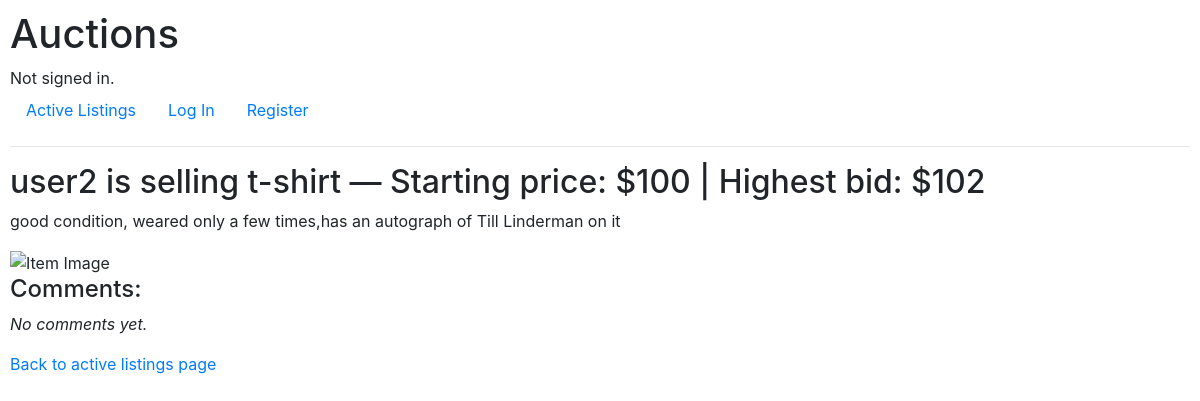
Page /listing/1/ on the earlier database version.
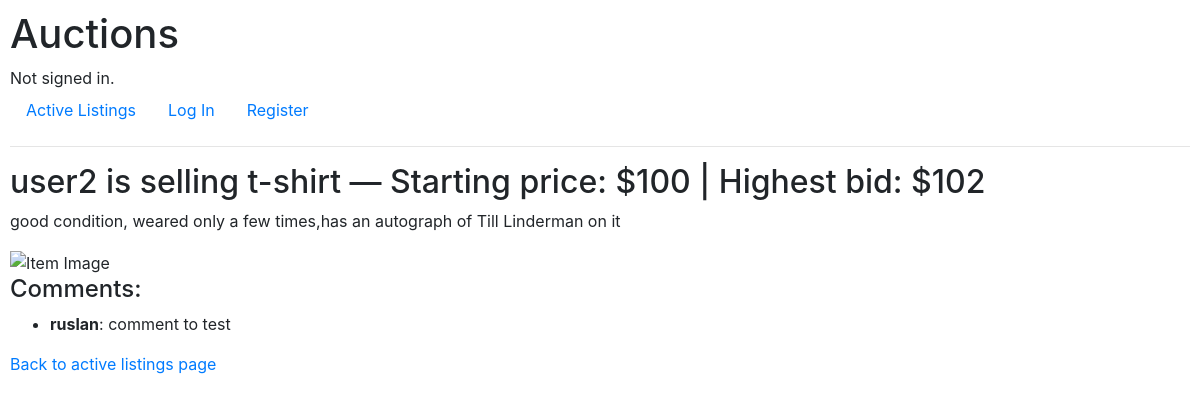
Same page on the later database version.
### auctions/models.py (models this page shows, shortened)
class User(AbstractUser):
    def __str__(self):
        return f"{self.username}"

class Listing(models.Model):
    item_name = models.CharField(max_length=64)
    description = models.CharField(max_length=500, blank=False)
    price = models.IntegerField()  # This is the starting price
    owner = models.ForeignKey(User, on_delete=models.CASCADE)  # One-to-Many Relationship
    highest_bid = models.IntegerField(null=True, blank=True)  # Tracks current highest bid
    is_closed = models.BooleanField(default=False)  # Marks if auction is closed
    image_link = models.CharField(max_length=500, blank=True)
    watchers = models.ManyToManyField(User, blank=True, related_name="watchlist")
    CATEGORY_CHOICES = [
        ('ELEC', 'Electronics'),
        ('BOOK', 'Books'),
        ('FASH', 'Fashion'),
        ('HOME', 'Home & Garden'),
        ('TOY', 'Toys'),
        ('AUTO', 'Automotive'),
        ('SPORT', 'Sports & Outdoors'),
        ('OTHER', 'Other'),
    ]
    category = models.CharField(
        max_length=20,
        choices=CATEGORY_CHOICES,
        default='OTHER'
    )

class Comment(models.Model):
    user = models.ForeignKey(User, on_delete=models.CASCADE)
    listing = models.ForeignKey(Listing, on_delete=models.CASCADE)
    content = models.TextField()
    timestamp = models.DateTimeField(auto_now_add=True)

### auctions/views.py (the view, shortened to what this page needs)
# urls.py: path("listing/<int:listing_id>/", views.listing, name="listing"),
def listing(request, listing_id):
    listing = get_object_or_404(Listing, pk=listing_id)
    owner = listing.owner
    highest_bid = Bid.objects.filter(listing=listing).order_by("-amount").first()
    highest_bidder = highest_bid.bidder if highest_bid else None
    comments = Comment.objects.filter(listing=listing).order_by("timestamp")
    if request.method == "POST" and "close_listing" in request.POST:
        if request.user == listing.owner:
            listing.is_closed = True
            listing.save()
        return redirect("listing", listing_id=listing.id)
    return render(request, "auctions/listing.html", {
        "listing": listing,
        "owner": owner,
        "highest_bid": highest_bid.amount if highest_bid else None,
        "highest_bidder": highest_bidder,
        "comments": comments
    })

### auctions/templates/auctions/listing.html (shortened to what this page needs)
{% extends "auctions/layout.html" %}
{% block body %}
<div id="listing-page">
    <h2 id="listing-header">
        <span class="seller-name">{{ owner.username }}</span> is selling
        <span class="listing-title">{{ listing.item_name }}</span> —
        <span class="price-label">Starting price: ${{ listing.price }}</span> |
        {% if highest_bid %}
            <span class="bid-label">Highest bid: ${{ highest_bid }}</span>
        {% else %}
            <span class="no-bid">No bids yet.</span>
        {% endif %}
    </h2>
    <p class="listing-description">{{ listing.description }}</p>
    <img class="listing-image"
         src="{{ listing.image_link|default:'https://upload.wikimedia.org/wikipedia/commons/1/14/No_Image_Available.jpg' }}"
         alt="Item Image">
    <div id="comment-section">
        <h4>Comments:</h4>
        {% if comments %}
        <ul class="comment-list">
            {% for comment in comments %}
            <li class="comment-item">
                <strong class="comment-author">{{ comment.user.username }}</strong>:
                <span class="comment-content">{{ comment.content }}</span>
            </li>
            {% endfor %}
        </ul>
        {% else %}
        <p class="no-comments"><em>No comments yet.</em></p>
        {% endif %}
    </div>
    <a href="{% url 'index' %}" class="back-link">Back to active listings page</a>
</div>
{% endblock %}

### auctions/templates/auctions/layout.html (shortened to what this page needs)
{% load static %}
<!DOCTYPE html>
<html lang="en">
<head>
    <link rel="stylesheet" href="https://stackpath.bootstrapcdn.com/bootstrap/4.4.1/css/bootstrap.min.css">
    <link href="{% static 'auctions/styles.css' %}" rel="stylesheet">
</head>
<body id="main-body">
    <h1 id="site-title">Auctions</h1>
    <div id="user-status">
        {% if user.is_authenticated %}
            Signed in as <strong class="username">{{ user.username }}</strong>.
        {% else %}
            Not signed in.
        {% endif %}
    </div>
    <ul class="nav" id="main-nav">
        <li class="nav-item">
            <a class="nav-link" href="{% url 'index' %}">Active Listings</a>
        </li>
        {% if user.is_authenticated %}
            <li class="nav-item">
                <a class="nav-link" href="{% url 'watchlist' %}">My Watchlist</a>
            </li>
            <li class="nav-item">
                <a class="nav-link" href="{% url 'logout' %}">Log Out</a>
            </li>
            <li class="nav-item">
                <a class="nav-link" href="{% url 'make_listing' %}">Sell</a>
            </li>
        {% else %}
            <li class="nav-item">
                <a class="nav-link" href="{% url 'login' %}">Log In</a>
            </li>
            <li class="nav-item">
                <a class="nav-link" href="{% url 'register' %}">Register</a>
            </li>
        {% endif %}
    </ul>
    <hr>
    <div id="page-content">
        {% block body %}
        {% endblock %}
    </div>
</body>
</html>

### auctions/static/auctions/styles.css (style rules this page uses)
body { padding: 10px; }

Differences in the rows shown:
added Comment: user.username "ruslan", content "comment to test"
Other differences:
text no longer shown: "No comments yet."
